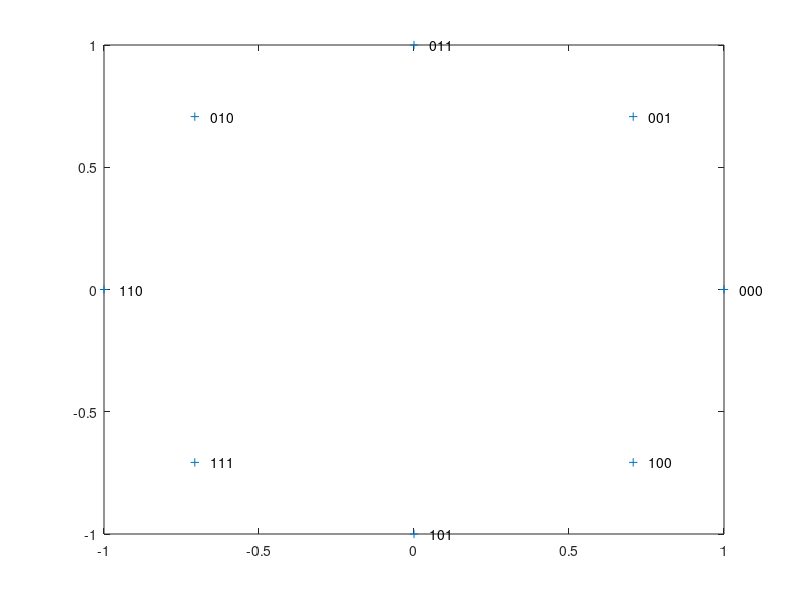

Reproduce this figure in MATLAB.
clear;
const = cos(pi*[0:7]/4) + j*sin(pi*[0:7]/4);
const = const(1+[0 1 3 2 7 6 4 5]);
M = length(const);
k = log2(M);
figure(2)
plot(real(const),imag(const),'+')
for i = 1:M
    text(real(const(i))+0.05,imag(const(i)),dec2bin(i-1,k))
end
